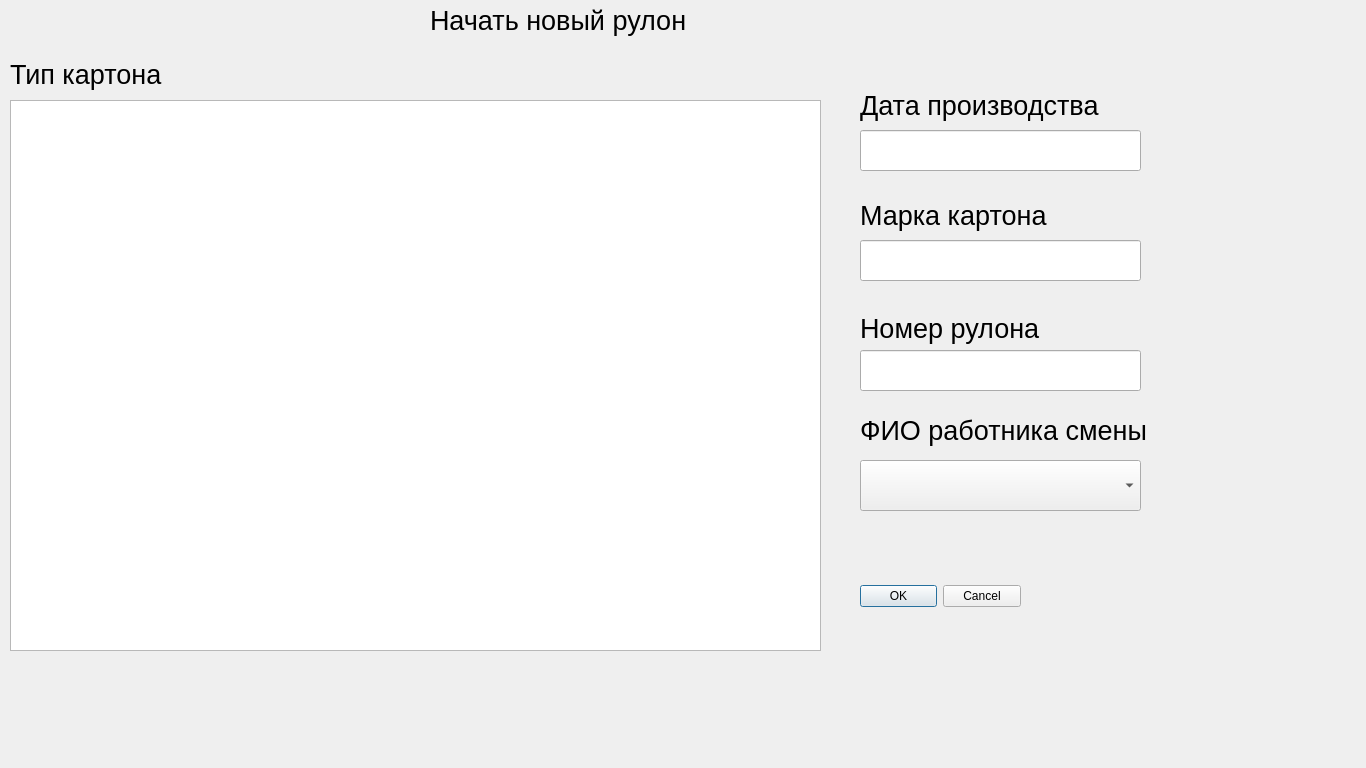
<?xml version="1.0" encoding="UTF-8"?>
<ui version="4.0">
 <class>NewRulonDialog</class>
 <widget class="QDialog" name="NewRulonDialog">
  <property name="geometry">
   <rect>
    <x>0</x>
    <y>0</y>
    <width>1366</width>
    <height>768</height>
   </rect>
  </property>
  <property name="windowTitle">
   <string>Dialog</string>
  </property>
  <widget class="QDialogButtonBox" name="buttonBox">
   <property name="geometry">
    <rect>
     <x>860</x>
     <y>580</y>
     <width>161</width>
     <height>32</height>
    </rect>
   </property>
   <property name="orientation">
    <enum>Qt::Horizontal</enum>
   </property>
   <property name="standardButtons">
    <set>QDialogButtonBox::Cancel|QDialogButtonBox::Ok</set>
   </property>
  </widget>
  <widget class="QTableWidget" name="tableTypes">
   <property name="geometry">
    <rect>
     <x>10</x>
     <y>100</y>
     <width>811</width>
     <height>551</height>
    </rect>
   </property>
   <property name="font">
    <font>
     <pointsize>12</pointsize>
    </font>
   </property>
   <property name="selectionMode">
    <enum>QAbstractItemView::SingleSelection</enum>
   </property>
   <property name="selectionBehavior">
    <enum>QAbstractItemView::SelectRows</enum>
   </property>
  </widget>
  <widget class="QLabel" name="label">
   <property name="geometry">
    <rect>
     <x>430</x>
     <y>5</y>
     <width>351</width>
     <height>31</height>
    </rect>
   </property>
   <property name="font">
    <font>
     <pointsize>20</pointsize>
    </font>
   </property>
   <property name="text">
    <string>Начать новый рулон</string>
   </property>
  </widget>
  <widget class="QLabel" name="label_2">
   <property name="geometry">
    <rect>
     <x>10</x>
     <y>59</y>
     <width>351</width>
     <height>31</height>
    </rect>
   </property>
   <property name="font">
    <font>
     <pointsize>20</pointsize>
    </font>
   </property>
   <property name="text">
    <string>Тип картона</string>
   </property>
  </widget>
  <widget class="QLabel" name="label_3">
   <property name="geometry">
    <rect>
     <x>860</x>
     <y>313</y>
     <width>351</width>
     <height>31</height>
    </rect>
   </property>
   <property name="font">
    <font>
     <pointsize>20</pointsize>
    </font>
   </property>
   <property name="text">
    <string>Номер рулона</string>
   </property>
  </widget>
  <widget class="QLabel" name="label_4">
   <property name="geometry">
    <rect>
     <x>860</x>
     <y>415</y>
     <width>351</width>
     <height>31</height>
    </rect>
   </property>
   <property name="font">
    <font>
     <pointsize>20</pointsize>
    </font>
   </property>
   <property name="text">
    <string>ФИО работника смены</string>
   </property>
  </widget>
  <widget class="QLabel" name="label_5">
   <property name="geometry">
    <rect>
     <x>860</x>
     <y>90</y>
     <width>351</width>
     <height>31</height>
    </rect>
   </property>
   <property name="font">
    <font>
     <pointsize>20</pointsize>
    </font>
   </property>
   <property name="text">
    <string>Дата производства</string>
   </property>
  </widget>
  <widget class="QLabel" name="label_6">
   <property name="geometry">
    <rect>
     <x>860</x>
     <y>200</y>
     <width>351</width>
     <height>31</height>
    </rect>
   </property>
   <property name="font">
    <font>
     <pointsize>20</pointsize>
    </font>
   </property>
   <property name="text">
    <string>Марка картона</string>
   </property>
  </widget>
  <widget class="QLineEdit" name="lineDate">
   <property name="geometry">
    <rect>
     <x>860</x>
     <y>130</y>
     <width>281</width>
     <height>41</height>
    </rect>
   </property>
   <property name="font">
    <font>
     <pointsize>18</pointsize>
    </font>
   </property>
   <property name="readOnly">
    <bool>true</bool>
   </property>
  </widget>
  <widget class="QLineEdit" name="lineType">
   <property name="geometry">
    <rect>
     <x>860</x>
     <y>240</y>
     <width>281</width>
     <height>41</height>
    </rect>
   </property>
   <property name="font">
    <font>
     <pointsize>18</pointsize>
    </font>
   </property>
   <property name="readOnly">
    <bool>true</bool>
   </property>
  </widget>
  <widget class="QLineEdit" name="lineRulon">
   <property name="geometry">
    <rect>
     <x>860</x>
     <y>350</y>
     <width>281</width>
     <height>41</height>
    </rect>
   </property>
   <property name="font">
    <font>
     <pointsize>18</pointsize>
    </font>
   </property>
  </widget>
  <widget class="QComboBox" name="UsersComboBox">
   <property name="geometry">
    <rect>
     <x>860</x>
     <y>460</y>
     <width>281</width>
     <height>51</height>
    </rect>
   </property>
   <property name="font">
    <font>
     <pointsize>18</pointsize>
    </font>
   </property>
  </widget>
 </widget>
 <resources/>
 <connections>
  <connection>
   <sender>buttonBox</sender>
   <signal>accepted()</signal>
   <receiver>NewRulonDialog</receiver>
   <slot>accept()</slot>
   <hints>
    <hint type="sourcelabel">
     <x>248</x>
     <y>254</y>
    </hint>
    <hint type="destinationlabel">
     <x>157</x>
     <y>274</y>
    </hint>
   </hints>
  </connection>
  <connection>
   <sender>buttonBox</sender>
   <signal>rejected()</signal>
   <receiver>NewRulonDialog</receiver>
   <slot>reject()</slot>
   <hints>
    <hint type="sourcelabel">
     <x>316</x>
     <y>260</y>
    </hint>
    <hint type="destinationlabel">
     <x>286</x>
     <y>274</y>
    </hint>
   </hints>
  </connection>
 </connections>
</ui>
